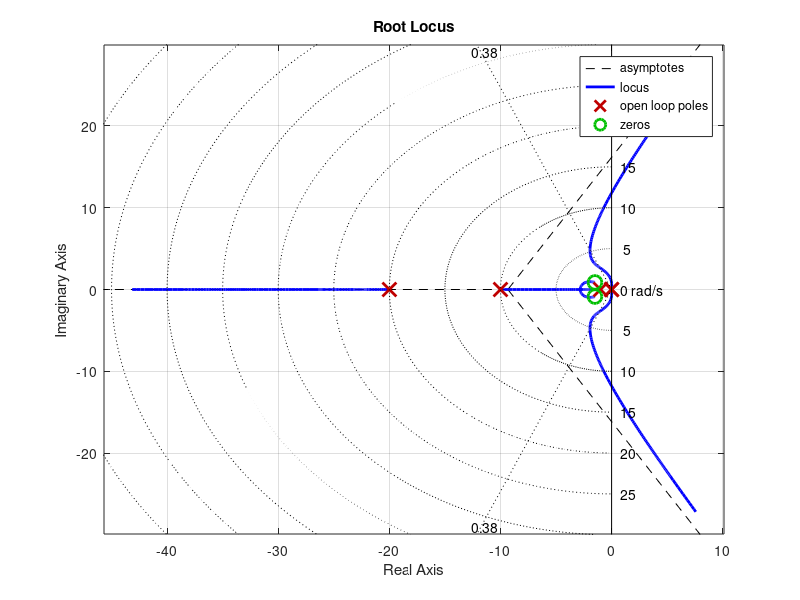

The MATLAB source for this figure: (Note: this script raises an error after producing the figure.)
clc;
clear;
close all;

%% 定義開迴路傳遞函數
s = tf('s');
G0 = (s^2 + 3*s + 3) / (s^2*(s+1)*(s+10)*(s+20));

%% 畫根軌跡
figure;
rlocus(G0);
grid on;
title('Root Locus');

%% 由最大超越量求阻尼比
OS = 28;   % 最大超越量 28%
zeta = -log(OS/100) / sqrt(pi^2 + (log(OS/100))^2);

disp(['對應阻尼比 zeta = ', num2str(zeta)]);

%% 加上阻尼比線
sgrid(zeta, []);

%% 取得根軌跡資料
[poles, K] = rlocus(G0);

best_err = inf;
best_K = NaN;
best_pole = NaN;

for i = 1:length(K)
    current_poles = poles(:, i);

    for p = current_poles.'
        % 只考慮左半平面的複數極點
        if imag(p) > 0 && real(p) < 0
            zeta_p = -real(p) / abs(p);
            err = abs(zeta_p - zeta);

            if err < best_err
                best_err = err;
                best_K = K(i);
                best_pole = p;
            end
        end
    end
end

%% 顯示結果
disp(['選到的 K = ', num2str(best_K)]);
disp(['主導極點 = ', num2str(best_pole)]);

%% 建立閉迴路系統
T = feedback(best_K * G0, 1);

%% 步階響應
figure;
step(T);
grid on;
title(['Step Response (K = ', num2str(best_K), ')']);

%% 響應特性
info = stepinfo(T);

disp('Step response information:');
disp(info);
disp(['最大超越量 = ', num2str(info.Overshoot), ' %']);
